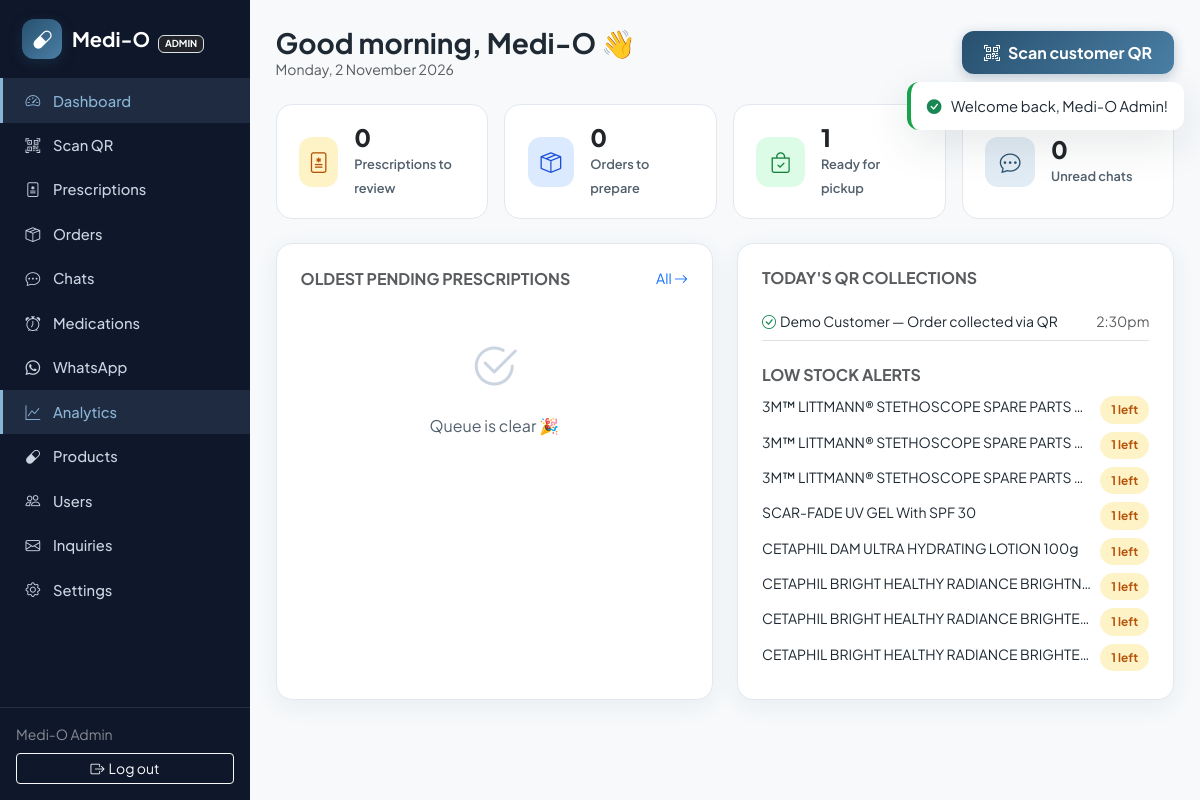
The app's page /staff/index.php (signed in) with its own data.
### tables this page shows
CREATE TABLE `users` (
  `id` int(10) unsigned NOT NULL AUTO_INCREMENT,
  `name` varchar(120) NOT NULL,
  `email` varchar(190) DEFAULT NULL,
  `phone` varchar(20) DEFAULT NULL,
  `password_hash` varchar(255) DEFAULT NULL,
  `google_id` varchar(64) DEFAULT NULL,
  `avatar` varchar(500) DEFAULT NULL,
  `address` text DEFAULT NULL,
  `role` enum('customer','pharmacist','admin') NOT NULL DEFAULT 'customer',
  `qr_token` char(40) NOT NULL,
  `whatsapp_opt_in` tinyint(1) NOT NULL DEFAULT 1,
  `email_verified` tinyint(1) NOT NULL DEFAULT 0,
  `phone_verified` tinyint(1) NOT NULL DEFAULT 0,
  `reset_token` varchar(64) DEFAULT NULL,
  `reset_expires` datetime DEFAULT NULL,
  `created_at` timestamp NOT NULL DEFAULT current_timestamp(),
  PRIMARY KEY (`id`),
  UNIQUE KEY `uq_users_qr` (`qr_token`),
  UNIQUE KEY `uq_users_email` (`email`),
  UNIQUE KEY `uq_users_phone` (`phone`),
  UNIQUE KEY `uq_users_google` (`google_id`)
);

CREATE TABLE `collections` (
  `id` int(10) unsigned NOT NULL AUTO_INCREMENT,
  `user_id` int(10) unsigned NOT NULL,
  `staff_id` int(10) unsigned DEFAULT NULL,
  `order_id` int(10) unsigned DEFAULT NULL,
  `prescription_id` int(10) unsigned DEFAULT NULL,
  `note` varchar(255) DEFAULT NULL,
  `created_at` timestamp NOT NULL DEFAULT current_timestamp(),
  PRIMARY KEY (`id`),
  KEY `fk_col_user` (`user_id`),
  KEY `fk_col_staff` (`staff_id`),
  KEY `fk_col_order` (`order_id`),
  KEY `fk_col_rx` (`prescription_id`),
  CONSTRAINT `fk_col_order` FOREIGN KEY (`order_id`) REFERENCES `orders` (`id`) ON DELETE SET NULL,
  CONSTRAINT `fk_col_rx` FOREIGN KEY (`prescription_id`) REFERENCES `prescriptions` (`id`) ON DELETE SET NULL,
  CONSTRAINT `fk_col_staff` FOREIGN KEY (`staff_id`) REFERENCES `users` (`id`) ON DELETE SET NULL,
  CONSTRAINT `fk_col_user` FOREIGN KEY (`user_id`) REFERENCES `users` (`id`) ON DELETE CASCADE
);

CREATE TABLE `products` (
  `id` int(10) unsigned NOT NULL AUTO_INCREMENT,
  `category_id` int(10) unsigned DEFAULT NULL,
  `name` varchar(255) NOT NULL,
  `description` text DEFAULT NULL,
  `price` decimal(10,2) NOT NULL DEFAULT 0.00,
  `stock` int(11) NOT NULL DEFAULT 0,
  `image_path` varchar(500) DEFAULT NULL,
  `rating` decimal(3,2) NOT NULL DEFAULT 0.00,
  `requires_prescription` tinyint(1) NOT NULL DEFAULT 0,
  `is_active` tinyint(1) NOT NULL DEFAULT 1,
  `created_at` timestamp NOT NULL DEFAULT current_timestamp(),
  PRIMARY KEY (`id`),
  KEY `idx_products_category` (`category_id`),
  KEY `idx_products_active` (`is_active`),
  FULLTEXT KEY `ft_products_name` (`name`,`description`),
  CONSTRAINT `fk_products_category` FOREIGN KEY (`category_id`) REFERENCES `categories` (`id`) ON DELETE SET NULL
);

### includes/helpers.php (called while the page is built, shortened)
<?php
function e(?string $s): string
{
    return htmlspecialchars($s ?? '', ENT_QUOTES, 'UTF-8');
}
function url(string $path = ''): string
{
    return BASE_URL . '/' . ltrim($path, '/');
}

### includes/db.php (called while the page is built, shortened)
<?php
function db(): PDO
{
    static $pdo = null;
    if ($pdo === null) {
        $pdo = new PDO(
            'mysql:host=' . DB_HOST . ';dbname=' . DB_NAME . ';charset=utf8mb4',
            DB_USER,
            DB_PASS,
            [
                PDO::ATTR_ERRMODE => PDO::ERRMODE_EXCEPTION,
                PDO::ATTR_DEFAULT_FETCH_MODE => PDO::FETCH_ASSOC,
                PDO::ATTR_EMULATE_PREPARES => false,
            ]
        );
    }
    return $pdo;
}
function q(string $sql, array $params = []): PDOStatement
{
    $st = db()->prepare($sql);
    $st->execute($params);
    return $st;
}
function q_one(string $sql, array $params = []): ?array
{
    $row = q($sql, $params)->fetch();
    return $row === false ? null : $row;
}
function q_all(string $sql, array $params = []): array
{
    return q($sql, $params)->fetchAll();
}

### includes/auth.php (called while the page is built, shortened)
<?php
function current_user(): ?array
{
    static $user = false;
    if ($user === false) {
        $user = null;
        if (!empty($_SESSION['user_id'])) {
            $user = q_one('SELECT * FROM users WHERE id = ?', [$_SESSION['user_id']]);
        }
    }
    return $user;
}
function is_admin(): bool
{
    $u = current_user();
    return $u && $u['role'] === 'admin';
}
function require_login(): array
{
    $u = current_user();
    return $u;
}
function require_staff(): array
{
    $u = require_login();
    return $u;
}

### staff/index.php (the view, shortened to what this page needs)
<?php
require_once __DIR__ . '/../components/staff-header.php';
$stats = [
    ['bi-file-medical', '#fef3c7;color:#b45309', (int)q_val("SELECT COUNT(*) FROM prescriptions WHERE status='pending'"), 'Prescriptions to review', 'staff/prescriptions.php'],
    ['bi-box-seam', '#dbeafe;color:#1d4ed8', (int)q_val("SELECT COUNT(*) FROM orders WHERE status IN ('placed','processing')"), 'Orders to prepare', 'staff/orders.php'],
    ['bi-bag-check', '#dcfce7;color:#15803d', (int)q_val("SELECT COUNT(*) FROM orders WHERE status='ready'"), 'Ready for pickup', 'staff/orders.php?f=ready'],
    ['bi-chat-dots', '#e2ecf4;color:#28506e', (int)q_val('SELECT COALESCE(SUM(staff_unread),0) FROM chat_conversations'), 'Unread chats', 'staff/chat.php'],
];
$todayCollections = q_all('SELECT c.*, u.name AS customer, s.name AS staff_name FROM collections c
                           JOIN users u ON u.id=c.user_id LEFT JOIN users s ON s.id=c.staff_id
                           WHERE DATE(c.created_at)=CURDATE() ORDER BY c.id DESC LIMIT 8');
$recentRx = q_all("SELECT p.*, u.name AS customer FROM prescriptions p JOIN users u ON u.id=p.user_id
                   WHERE p.status='pending' ORDER BY p.id ASC LIMIT 5");
$lowStock = q_all('SELECT id, name, stock FROM products WHERE is_active=1 AND stock <= 5 ORDER BY stock LIMIT 8');
?>
<div class="d-flex flex-wrap justify-content-between align-items-center gap-2 mb-4">
  <div>
    <h1 class="h3 fw-bold mb-0">Good <?= date('G') < 12 ? 'morning' : (date('G') < 17 ? 'afternoon' : 'evening') ?>, <?= e(explode(' ', $staff['name'])[0]) ?> 👋</h1>
    <div class="text-muted small"><?= date('l, j F Y') ?></div>
  </div>
  <a href="<?= url('staff/scan.php') ?>" class="btn mo-btn"><i class="bi bi-qr-code-scan me-2"></i>Scan customer QR</a>
</div>
<div class="row g-3 mb-4">
  <?php foreach ($stats as [$icon, $style, $num, $label, $href]): ?>
    <div class="col-sm-6 col-xl-3">
      <a href="<?= url($href) ?>" class="mo-stat text-decoration-none text-body">
        <span class="ic" style="background:<?= $style ?>"><i class="bi <?= $icon ?>"></i></span>
        <span><span class="num d-block"><?= $num ?></span><span class="lbl"><?= $label ?></span></span>
      </a>
    </div>
  <?php endforeach; ?>
</div>
<div class="row g-4">
  <div class="col-lg-6">
    <div class="mo-card p-4 h-100">
      <div class="d-flex justify-content-between align-items-center mb-3">
        <h2 class="h6 fw-bold text-uppercase text-muted mb-0">Oldest pending prescriptions</h2>
        <a href="<?= url('staff/prescriptions.php') ?>" class="small text-decoration-none">All <i class="bi bi-arrow-right"></i></a>
      </div>
      <?php if (!$recentRx): ?>
        <div class="mo-empty py-4"><i class="bi bi-check2-circle"></i>Queue is clear 🎉</div>
      <?php else: foreach ($recentRx as $rx): ?>
        <div class="d-flex justify-content-between align-items-center py-2 border-bottom">
          <div>
            <div class="fw-semibold small"><?= e($rx['customer']) ?></div>
            <small class="text-muted">Waiting <?= time_ago($rx['created_at']) ?></small>
          </div>
          <a class="btn btn-sm mo-btn-soft" href="<?= url('staff/prescriptions.php') ?>">Review</a>
        </div>
      <?php endforeach; endif; ?>
    </div>
  </div>
  <div class="col-lg-6">
    <div class="mo-card p-4 h-100">
      <h2 class="h6 fw-bold text-uppercase text-muted mb-3">Today's QR collections</h2>
      <?php if (!$todayCollections): ?>
        <div class="mo-empty py-4"><i class="bi bi-qr-code-scan"></i>No collections yet today</div>
      <?php else: foreach ($todayCollections as $c): ?>
        <div class="d-flex justify-content-between py-2 border-bottom small">
          <span><i class="bi bi-check-circle text-success me-1"></i><?= e($c['customer']) ?> — <?= e($c['note'] ?? 'collection') ?></span>
          <span class="text-muted"><?= date('g:ia', strtotime($c['created_at'])) ?></span>
        </div>
      <?php endforeach; endif; ?>
      <?php if ($lowStock): ?>
        <h2 class="h6 fw-bold text-uppercase text-muted mt-4 mb-2">Low stock alerts</h2>
        <?php foreach ($lowStock as $p): ?>
          <div class="d-flex justify-content-between py-1 small">
            <span class="text-truncate me-2"><?= e($p['name']) ?></span>
            <span class="mo-status <?= $p['stock'] == 0 ? 'mo-status-cancelled' : 'mo-status-pending' ?>"><?= (int)$p['stock'] ?> left</span>
          </div>
        <?php endforeach; ?>
      <?php endif; ?>
    </div>
  </div>
</div>
<?php require_once __DIR__ . '/../components/staff-footer.php'; ?>

### components/staff-header.php (shortened to what this page needs)
<?php
$staff = require_staff();
$pendingRx = (int)q_val("SELECT COUNT(*) FROM prescriptions WHERE status='pending'");
$openOrders = (int)q_val("SELECT COUNT(*) FROM orders WHERE status IN ('placed','processing')");
$unreadChats = (int)q_val('SELECT COALESCE(SUM(staff_unread),0) FROM chat_conversations');
$nav = [
    ['staff/index.php', 'bi-speedometer2', 'Dashboard', null],
    ['staff/scan.php', 'bi-qr-code-scan', 'Scan QR', null],
    ['staff/prescriptions.php', 'bi-file-medical', 'Prescriptions', $pendingRx],
    ['staff/orders.php', 'bi-box-seam', 'Orders', $openOrders],
    ['staff/chat.php', 'bi-chat-dots', 'Chats', $unreadChats],
    ['staff/medications.php', 'bi-alarm', 'Medications', null],
    ['staff/whatsapp.php', 'bi-whatsapp', 'WhatsApp', null],
];
if (is_admin()) {
    $nav[] = ['admin/index.php', 'bi-graph-up', 'Analytics', null];
    $nav[] = ['admin/products.php', 'bi-capsule', 'Products', null];
    $nav[] = ['admin/users.php', 'bi-people', 'Users', null];
    $nav[] = ['admin/inquiries.php', 'bi-envelope', 'Inquiries', null];
    $nav[] = ['admin/settings.php', 'bi-gear', 'Settings', null];
}
$activePage = $active ?? basename($_SERVER['SCRIPT_NAME']);
?>
<!DOCTYPE html>
<html lang="en">
<head>
<link href="https://cdn.jsdelivr.net/npm/bootstrap@5.3.3/dist/css/bootstrap.min.css" rel="stylesheet">
<link href="https://cdn.jsdelivr.net/npm/bootstrap-icons@1.11.3/font/bootstrap-icons.min.css" rel="stylesheet">
<link href="<?= url('assets/css/app.css') ?>?v=<?= filemtime(dirname(__DIR__) . '/assets/css/app.css') ?>" rel="stylesheet">
</head>
<body>
<div class="mo-staff-wrap">
  <aside class="mo-sidebar">
    <a class="brand" href="<?= url('index.php') ?>">
      <span class="mo-logo"><i class="bi bi-capsule"></i></span>
      <span class="fw-bold fs-5">Medi-O <span class="badge text-bg-dark border ms-1" style="font-size:.6rem"><?= is_admin() ? 'ADMIN' : 'STAFF' ?></span></span>
    </a>
    <nav class="d-flex flex-column flex-lg-column flex-row flex-grow-1" style="min-width:0">
      <?php foreach ($nav as [$href, $icon, $label, $badge]): ?>
        <a class="nav-item <?= str_ends_with($href, $activePage) ? 'active' : '' ?>" href="<?= url($href) ?>">
          <i class="bi <?= $icon ?>"></i><span><?= $label ?></span>
        </a>
      <?php endforeach; ?>
    </nav>
    <div class="sidebar-footer p-3 border-top border-secondary border-opacity-25">
      <div class="small text-white-50 mb-2"><?= e($staff['name']) ?></div>
      <a href="<?= url('logout.php') ?>" class="btn btn-sm btn-outline-light w-100"><i class="bi bi-box-arrow-right me-1"></i>Log out</a>
    </div>
  </aside>
  <main class="mo-staff-main">
    <div class="mo-toasts" id="toasts"></div>

### assets/css/app.css (style rules this page uses)
:root { --mo-primary: #33658a; --mo-primary-dark: #28506e; --mo-primary-light: #4a7fa5; --mo-primary-soft: #e9f0f6; --mo-accent: #b7791f; --mo-ink: #1f2933; --mo-slate: #52606d; --mo-bg: #f7f9fb; --mo-card: #ffffff; --mo-line: #e3e8ee; --mo-radius: 16px; --mo-shadow: 0 6px 24px rgba(40, 80, 110, .07); --mo-shadow-lg: 0 14px 44px rgba(31, 41, 51, .11); }
* { -webkit-tap-highlight-color: transparent; }
html { scroll-behavior: smooth; }
body { font-family: 'Plus Jakarta Sans', system-ui, -apple-system, sans-serif; background: var(--mo-bg); color: var(--mo-ink); display: flex; flex-direction: column; min-height: 100vh; }
.mo-logo { width: 40px; height: 40px; display: inline-flex; align-items: center; justify-content: center; border-radius: 12px; background: linear-gradient(135deg, var(--mo-primary-dark), var(--mo-primary-light)); color: #fff; font-size: 1.2rem; box-shadow: 0 4px 14px rgba(40, 80, 110, .3); }
.mo-btn { background: linear-gradient(135deg, var(--mo-primary-dark), var(--mo-primary-light)); color: #fff; font-weight: 700; border: 0; border-radius: 12px; padding: .6rem 1.4rem; box-shadow: 0 3px 12px rgba(40, 80, 110, .28); transition: all .2s; }
.mo-card { background: var(--mo-card); border: 1px solid var(--mo-line); border-radius: var(--mo-radius); box-shadow: var(--mo-shadow); }
.mo-status { font-size: .74rem; font-weight: 700; padding: .3rem .7rem; border-radius: 999px; white-space: nowrap; }
.mo-status-pending, .mo-status-placed { background: #fef3c7; color: #b45309; }
.mo-toasts { position: fixed; top: 82px; right: 16px; z-index: 2000; display: flex; flex-direction: column; gap: .6rem; max-width: min(360px, calc(100vw - 32px)); }
.mo-staff-wrap { display: flex; min-height: 100vh; }
.mo-sidebar { width: 250px; flex-shrink: 0; background: #0f172a; color: #cbd5e1; display: flex; flex-direction: column; position: sticky; top: 0; height: 100vh; }
.mo-sidebar .brand { padding: 1.2rem 1.4rem; display: flex; gap: .6rem; align-items: center; color: #fff; text-decoration: none; }
.mo-sidebar a.nav-item { display: flex; align-items: center; gap: .8rem; padding: .7rem 1.4rem; color: #cbd5e1; text-decoration: none; font-weight: 500; font-size: .92rem; border-left: 3px solid transparent; transition: all .15s; }
.mo-sidebar a.nav-item.active { background: rgba(109,152,184,.16); color: #8ab4d4; border-left-color: #8ab4d4; }
.mo-staff-main { flex: 1; padding: 1.6rem; min-width: 0; }
.mo-stat { background: #fff; border: 1px solid var(--mo-line); border-radius: var(--mo-radius); padding: 1.2rem 1.4rem; display: flex; align-items: center; gap: 1rem; height: 100%; }
.mo-stat .ic { width: 50px; height: 50px; border-radius: 13px; font-size: 1.3rem; display: inline-flex; align-items: center; justify-content: center; }
.mo-stat .num { font-size: 1.5rem; font-weight: 800; line-height: 1.1; }
.mo-stat .lbl { font-size: .8rem; color: var(--mo-slate); font-weight: 600; }
.mo-empty { text-align: center; padding: 3.5rem 1rem; color: var(--mo-slate); }
.mo-empty i { font-size: 3rem; color: #cbd5e1; display: block; margin-bottom: .8rem; }

### records on screen
users: name "Medi-O Admin", name "Medi-O"
collections: user.name "Demo Customer", note "Order collected via QR", created_at "2:30pm"
products: name "3M™ LITTMANN® STETHOSCOPE SPARE PARTS…", stock "1"
products: name "3M™ LITTMANN® STETHOSCOPE SPARE PARTS…", stock "1"
products: name "3M™ LITTMANN® STETHOSCOPE SPARE PARTS…", stock "1"
products: name "SCAR-FADE UV GEL With SPF 30", stock "1"
products: name "CETAPHIL DAM ULTRA HYDRATING LOTION 100g", stock "1"
products: name "CETAPHIL BRIGHT HEALTHY RADIANCE BRIGHTN…", stock "1"
products: name "CETAPHIL BRIGHT HEALTHY RADIANCE BRIGHTE…", stock "1"
products: name "CETAPHIL BRIGHT HEALTHY RADIANCE BRIGHTE…", stock "1"

### other values on screen
$label "Dashboard"
$label "Scan QR"
$label "Prescriptions"
$label "Orders"
$label "Chats"
$label "Medications"
$label "WhatsApp"
$label "Analytics"
$label "Products"
$label "Users"
$label "Inquiries"
$label "Settings"
$num "0"
$label "Prescriptions to review"
$label "Orders to prepare"
